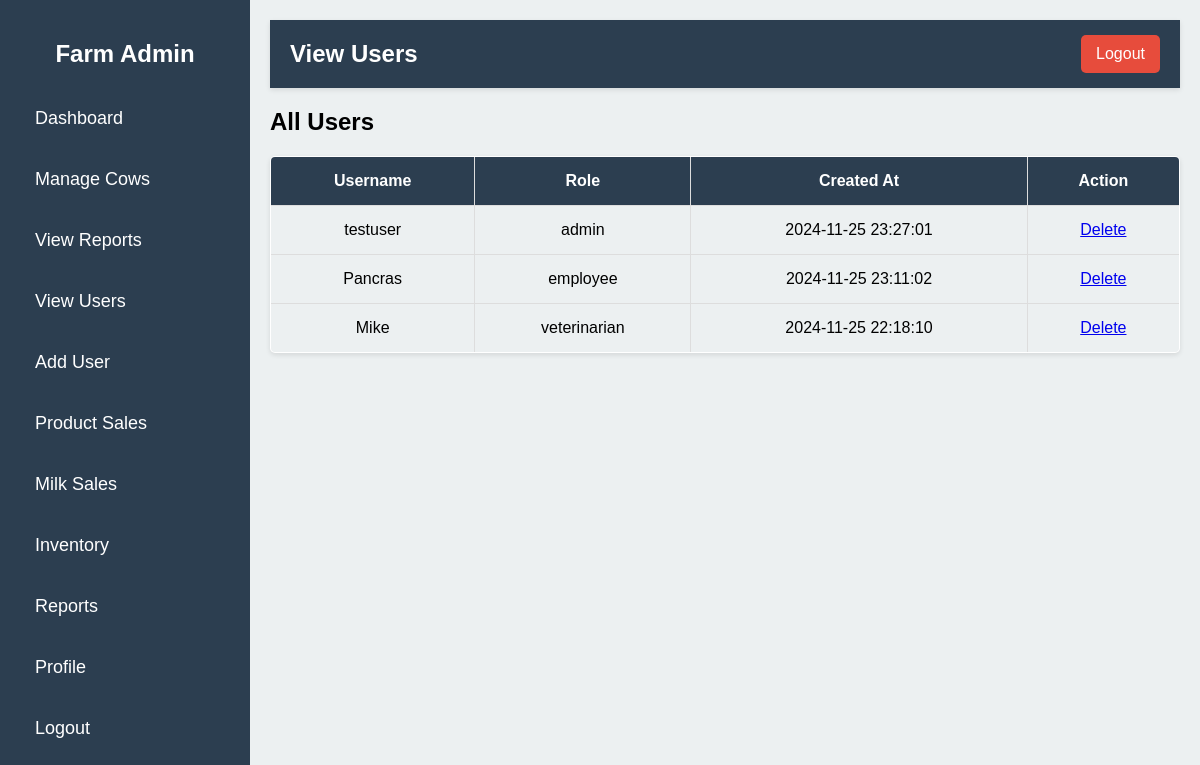
/view_users.php (signed in), run on the app's committed database.
### tables this page shows
CREATE TABLE `tblusers_temp` (
  `user_id` int(10) UNSIGNED NOT NULL,
  `username` varchar(50) NOT NULL,
  `password` varchar(255) NOT NULL,
  `role` enum('admin','employee','veterinarian') NOT NULL,
  `created_at` datetime DEFAULT current_timestamp()
);

### view_users.php (the view, shortened to what this page needs)
<?php
include('db_connect.php');
$query = "SELECT * FROM tblusers_temp ORDER BY created_at DESC";
$result = mysqli_query($con, $query);
?>
<!DOCTYPE html>
<html lang="en">
<head>
    <link rel="stylesheet" href="styles.css">
</head>
<body>
    <div class="container">
        <div class="sidebar">
            <h2>Farm Admin</h2>
            <ul>
                <li><a href="admin_dashboard.php">Dashboard</a></li>
                <li><a href="manage_cows.php">Manage Cows</a></li>
                <li><a href="view_reports.php">View Reports</a></li>
                <li><a href="view_users.php">View Users</a></li>
                <li><a href="add_user.php">Add User</a></li>
                <li><a href="product_sales.php">Product Sales</a></li>
                <li><a href="milk_sales.php">Milk Sales</a></li>
                <li><a href="inventory.php">Inventory</a></li>
                <li><a href="report.php">Reports</a></li>
                <li><a href="profile2.php">Profile</a></li>
                <li><a href="logout.php">Logout</a></li>
            </ul>
        </div>
        <div class="main-content">
            <div class="header">
                <h1>View Users</h1>
                <a href="logout.php" class="logout-btn">Logout</a>
            </div>
            <div class="content">
                <h2>All Users</h2>
                <table border="1" cellpadding="10" cellspacing="0">
                    <thead>
                        <tr>
                            <th>Username</th>
                            <th>Role</th>
                            <th>Created At</th>
                            <th>Action</th>
                        </tr>
                    </thead>
                    <tbody>
                        <?php while ($row = mysqli_fetch_assoc($result)) { ?>
                            <tr>
                                <td><?php echo htmlspecialchars($row['username']); ?></td>
                                <td><?php echo htmlspecialchars($row['role']); ?></td>
                                <td><?php echo htmlspecialchars($row['created_at']); ?></td>
                                <td>
                                    <a href="view_users.php?delete_id=<?php echo $row['user_id']; ?>"
                                       onclick="return confirm('Are you sure you want to delete this user?');">Delete</a>
                                </td>
                            </tr>
                        <?php } ?>
                    </tbody>
                </table>
            </div>
        </div>
    </div>
</body>
</html>

### styles.css (style rules this page uses)
body { font-family: Arial, sans-serif; margin: 0; padding: 0; background-color: #f4f4f9; }
.container { display: flex; min-height: 100vh; }
.sidebar { width: 250px; height: 100vh; position: fixed; top: 0; left: 0; background-color: #2c3e50; color: white; padding: 20px; box-sizing: border-box; z-index: 1000; }
.sidebar h2 { text-align: center; margin-bottom: 30px; }
.sidebar ul { list-style-type: none; padding: 0; margin: 0; }
.sidebar ul li { margin: 20px 0; }
.sidebar ul li a { color: white; text-decoration: none; font-size: 18px; display: block; padding: 10px 15px; border-radius: 5px; transition: background-color 0.3s, padding-left 0.3s; }
.main-content { margin-left: 250px; padding: 20px; background-color: #ecf0f1; flex-grow: 1; min-height: 100vh; box-sizing: border-box; overflow: auto; }
.header { display: flex; justify-content: space-between; align-items: center; background-color: #2c3e50; color: white; padding: 15px 20px; box-shadow: 0px 2px 5px rgba(0, 0, 0, 0.1); position: sticky; top: 0; z-index: 999; }
.header h1 { margin: 0; font-size: 24px; }
.logout-btn { background-color: #e74c3c; color: white; padding: 10px 15px; border-radius: 5px; text-decoration: none; transition: background-color 0.3s; }
table { width: 100%; border-collapse: collapse; margin-top: 20px; background-color: white; box-shadow: 0px 2px 5px rgba(0, 0, 0, 0.1); border-radius: 5px; overflow: hidden; }
table th, table td { padding: 15px; text-align: center; border: 1px solid #ddd; }
table th { background-color: #2c3e50; color: white; }
table td { background-color: #ecf0f1; }

### data on the page
tblusers_temp: username "testuser", role "admin", created_at "2024-11-25 23:27:01"
tblusers_temp: username "Pancras", role "employee", created_at "2024-11-25 23:11:02"
tblusers_temp: username "Mike", role "veterinarian", created_at "2024-11-25 22:18:10"
